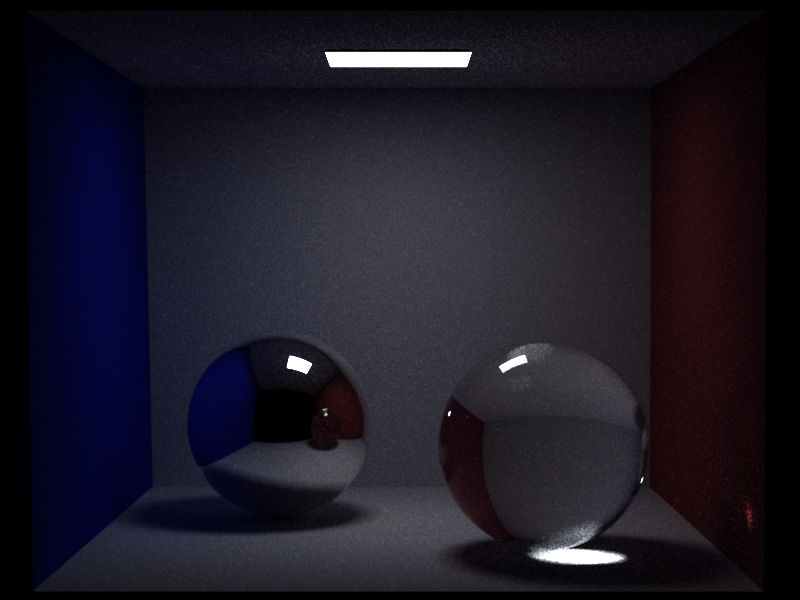
#> input picture denoiser/base_image.png, 800 x 600 px
$ python denoiser.py --img_path base_image.png --var_path denoised.png
#> lines starting #> are read from the running program, lines starting #| are printed output that depends on the picture
import os
os.environ["OPENCV_IO_ENABLE_OPENEXR"]="1"
import cv2
import math
import numpy as np
from scipy import signal
import argparse

# Parse input path
parser = argparse.ArgumentParser()
parser.add_argument('--img_path', type=str, required=True, help='Image that should be denoised. Can be with .exr')
parser.add_argument('--var_path', type=str, required=True, help='Image with pixel variance estimates. It must be png or jpg.')
args = parser.parse_args()

# Read base image
img = cv2.imread(args.img_path, cv2.IMREAD_ANYCOLOR | cv2.IMREAD_ANYDEPTH)
#> img is the input picture: shape (600, 800, 3); mean B, G, R 36.2, 25, 28
img =  img.astype("float") / 255

# Read pixel variance estimates
img_variance = cv2.imread(args.var_path, cv2.IMREAD_ANYCOLOR | cv2.IMREAD_ANYDEPTH)
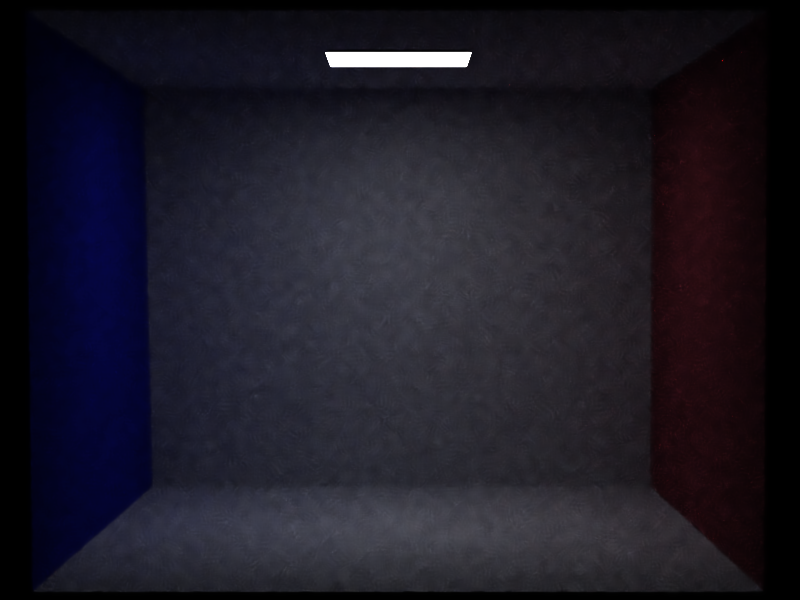
#> input picture denoiser/denoised.png, 800 x 600 px
#> img_variance is the input picture: shape (600, 800, 3); mean B, G, R 37.8, 26.6, 29.1
img_variance = cv2.cvtColor(img_variance, cv2.COLOR_RGB2GRAY).astype("float") / 255
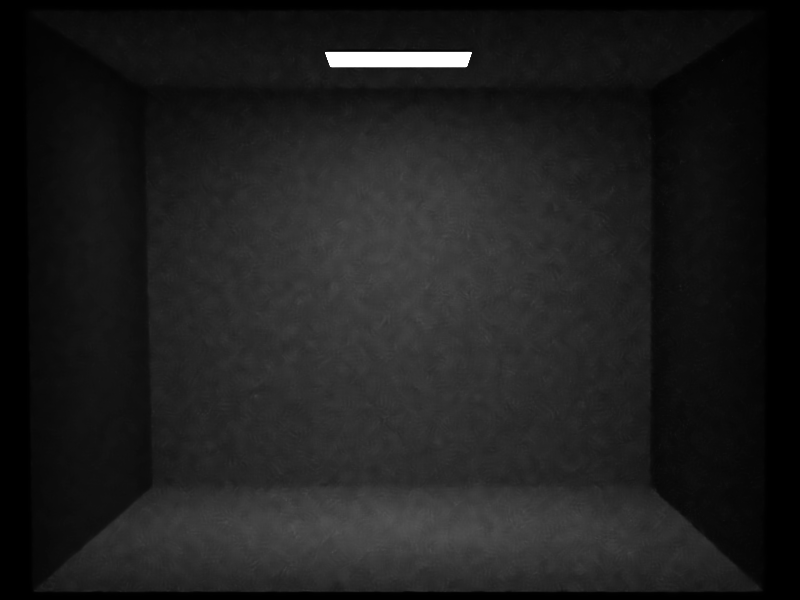
#> img_variance: shape (600, 800) float64; min 0, max 1, mean 0.119

# Base parameters for the algorithm
epsilon = 1e-3
k = 0.02
r = 3
flt = 0
wgtsum = 0
f = 3

# Implementation of d2
def d2(ngb,img,img_variance,k):
    v1 = img_variance + np.minimum(img_variance,ngb_variance)
    v2 = img_variance + ngb_variance
    sum = np.sum(np.power(ngb-img,2),axis=2) - v1
    sum /= epsilon + k*k*v2
    return sum

# Implementation of the shift function
def shift(data,dx,dy):
    data = np.roll(data,dx,0)
    data = np.roll(data,dy,1)
    return data

# Creation of a simple box filter
def boxFilter(size):
    size = 2*size+1
    return np.ones(shape=(size,size)) / pow(size,2)

if __name__ == "__main__":

    # Creation of the base image
    outputImage = np.zeros(shape=img.shape)

    # Run the fast algorithm given in the slides
    for dx in range(-r,r+1):
        for dy in range(-r,r+1):
            # Keep track of progress
            print("{} : {}".format(dx,dy))
            ngb = shift(img,dx,dy)
            ngb_variance = shift(img_variance,dx,dy)
            d2pixel = d2(ngb,img,ngb_variance,k)
            d2patch = signal.convolve2d(d2pixel,boxFilter(f-1),mode='same')
            wgt = np.exp(-np.maximum(0,d2patch))
            wgt = signal.convolve2d(wgt,boxFilter(f-1),mode='same')
            outputImage += np.expand_dims(wgt,axis=2) * ngb
            wgtsum += wgt
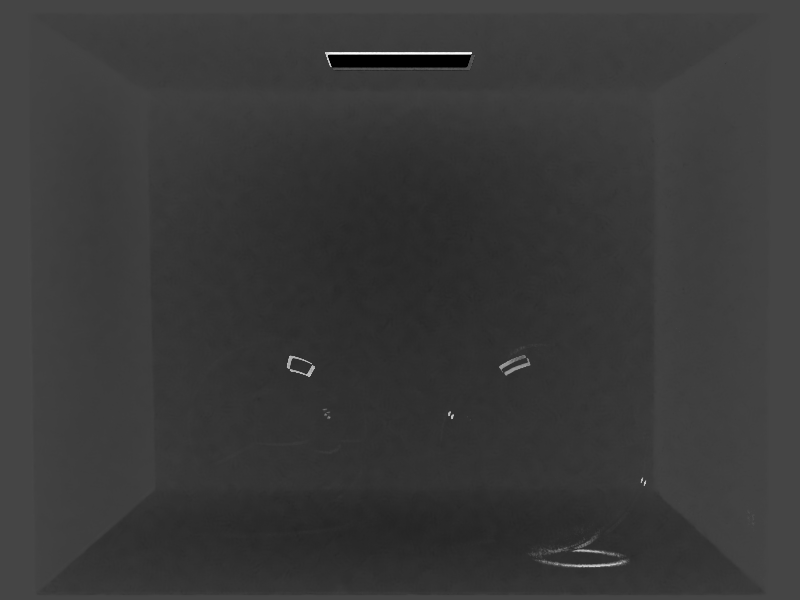
#> d2pixel: shape (600, 800) float64; min -1111.1, max 2942.4, mean -199; drawn with min black and max white
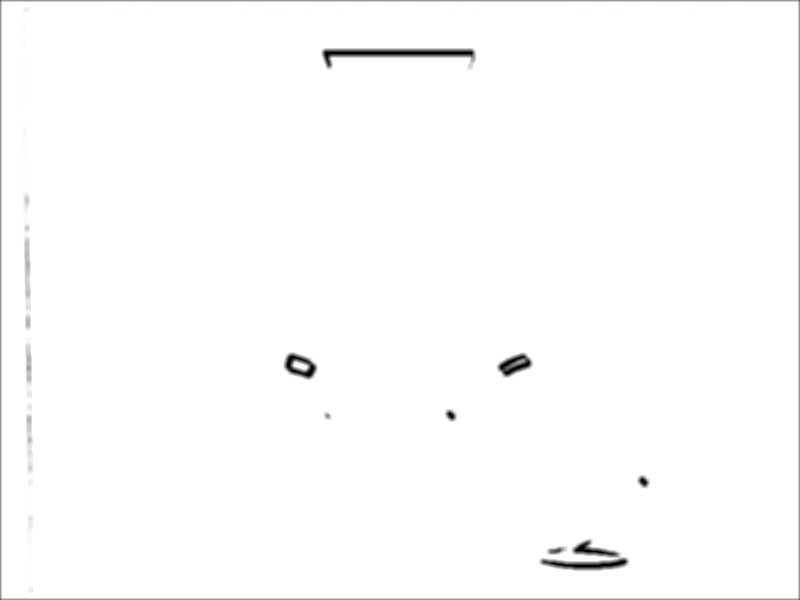
#> wgt: shape (600, 800) float64; min 2.39e-180, max 1, mean 0.991
    outputImage /= np.expand_dims(wgtsum,axis=2)

    # Display the images
    cv2.imshow("denoised_image",outputImage)
    cv2.imshow("variance_image",img_variance)
    cv2.imshow("base_image",img)

    # Wait until we are done
    cv2.waitKey(0)
    cv2.destroyAllWindows()
